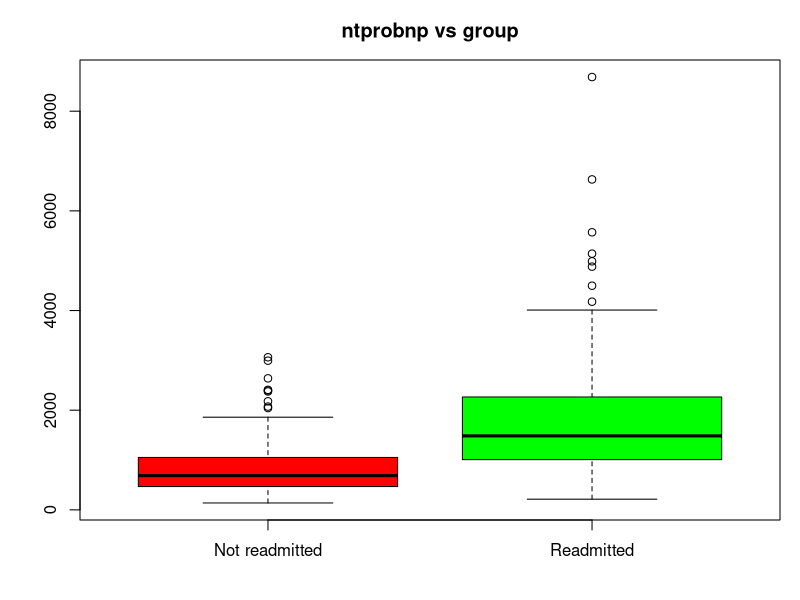
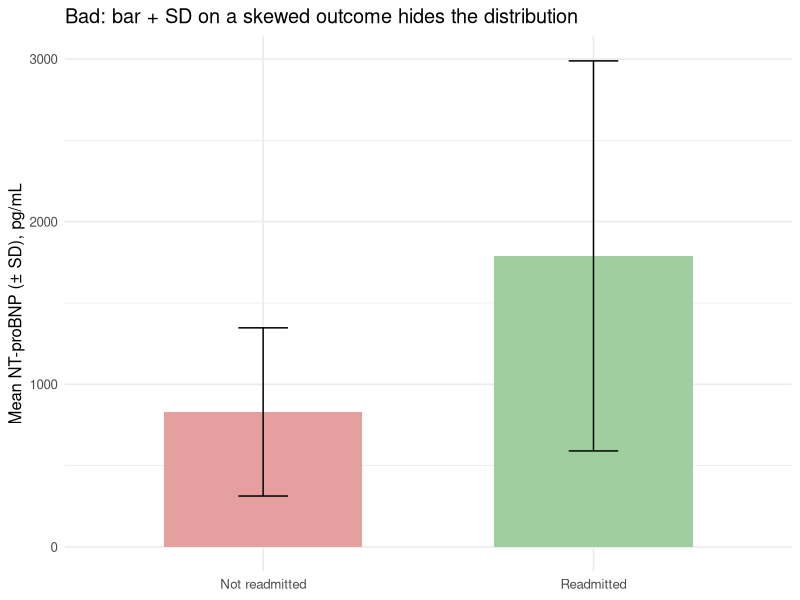
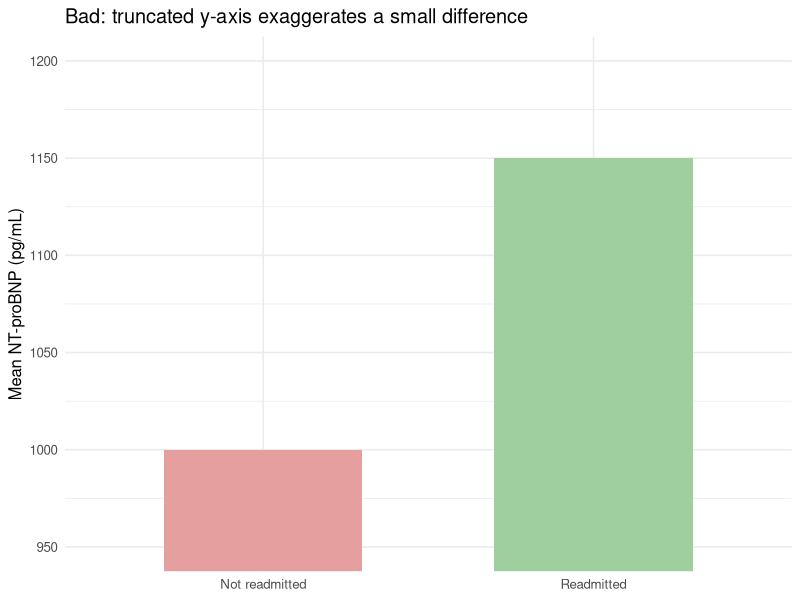
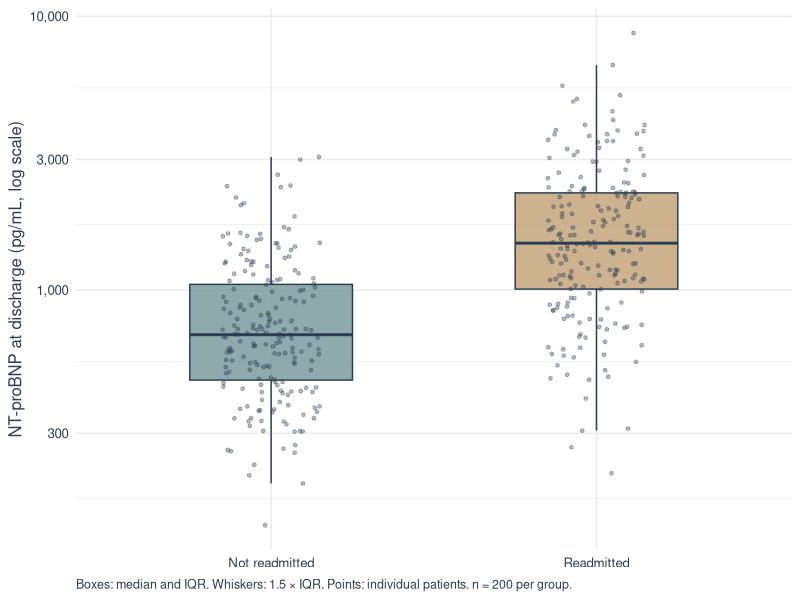
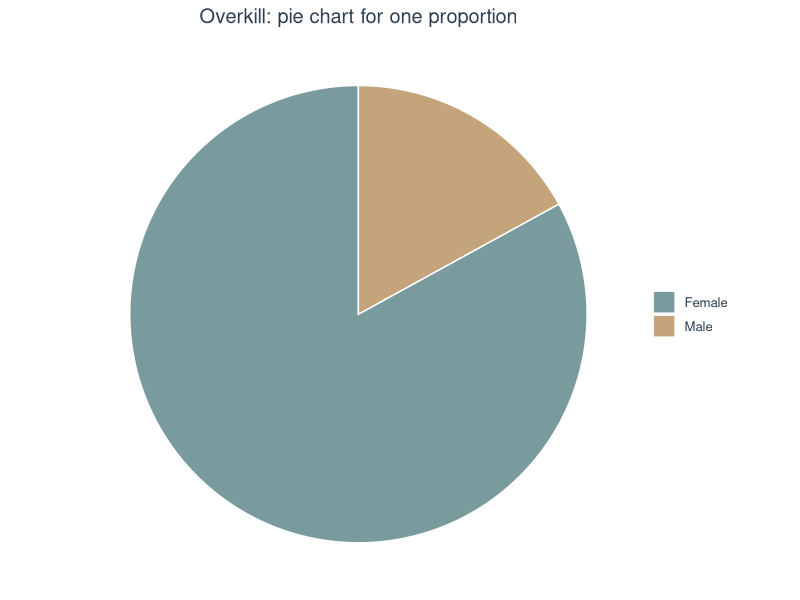
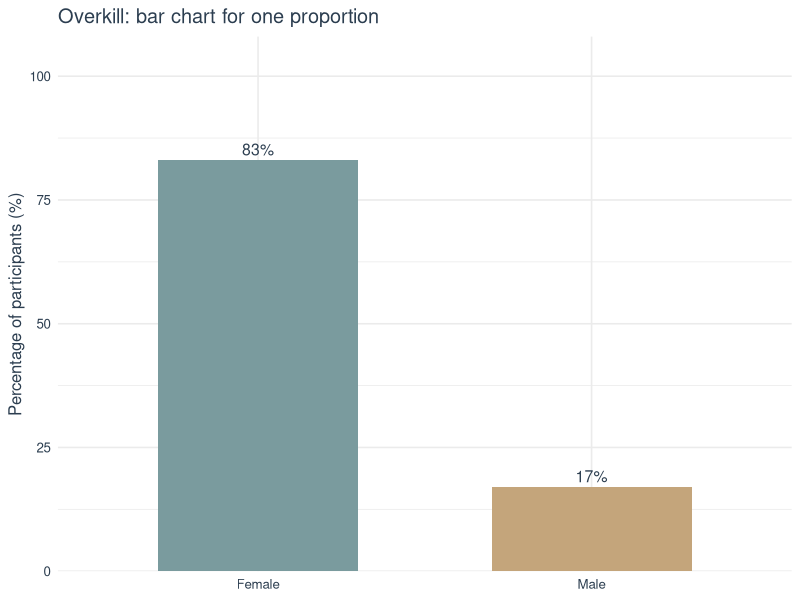

Write the R code that produced these figures, in order.
# Sample figures for the scientific writing note.
# Illustrates common data-visualisation errors and a publication-ready
# counterpart, using a fictional acute heart failure cohort (NT-proBNP
# at discharge compared between readmitted and non-readmitted patients).
#
# Run from the repo root:
#   Rscript notes/sw/figures.R

suppressPackageStartupMessages({
  library(ggplot2)
  library(dplyr)
})

set.seed(42)
n <- 200

# NT-proBNP is highly right-skewed in heart failure cohorts.
# Simulate on a log-normal scale to keep this realistic.
d <- data.frame(
  group    = rep(c("Readmitted", "Not readmitted"), each = n),
  ntprobnp = c(rlnorm(n, meanlog = log(1500), sdlog = 0.65),
               rlnorm(n, meanlog = log(700),  sdlog = 0.60))
)
# Cap at a plausible upper bound
d$ntprobnp <- pmin(d$ntprobnp, 10000)

summary_df <- d |>
  group_by(group) |>
  summarise(mean = mean(ntprobnp), sd = sd(ntprobnp), .groups = "drop")

out <- "notes/sw/figures"
dir.create(out, recursive = TRUE, showWarnings = FALSE)

# 1. UGLY — defaults, harsh colours, no proper labels. Technically correct.
png(file.path(out, "01-ugly.png"), width = 1000, height = 750, res = 150)
par(mar = c(4, 4, 3, 1))
boxplot(ntprobnp ~ group, data = d,
        col  = c("red", "green"),
        main = "ntprobnp vs group",
        xlab = "", ylab = "")
dev.off()

# 2. BAD — bar + SD on a skewed continuous outcome. Hides that the
#    distribution is log-normal, not symmetric; bars imply a symmetric
#    sampling distribution that does not exist here.
p_bar <- ggplot(summary_df, aes(x = group, y = mean, fill = group)) +
  geom_col(width = 0.6) +
  geom_errorbar(aes(ymin = pmax(mean - sd, 0), ymax = mean + sd),
                width = 0.15) +
  scale_fill_manual(values = c("#E69F9F", "#9FCF9F")) +
  labs(x = NULL, y = "Mean NT-proBNP (\u00B1 SD), pg/mL",
       title = "Bad: bar + SD on a skewed outcome hides the distribution") +
  theme_minimal(base_size = 12) +
  theme(legend.position = "none")
ggsave(file.path(out, "02-bad-bar.png"), p_bar,
       width = 6, height = 4, dpi = 150)

# 3. BAD — truncated y-axis exaggerates a SMALL real difference.
#    Separate scenario: a ~15% between-group difference (1000 vs 1150 pg/mL,
#    clinically modest) is made to look like a 4x effect by starting the
#    axis near the smaller bar instead of at zero.
trunc_df <- data.frame(
  group = factor(c("Not readmitted", "Readmitted"),
                 levels = c("Not readmitted", "Readmitted")),
  mean  = c(1000, 1150)
)

p_trunc <- ggplot(trunc_df, aes(x = group, y = mean, fill = group)) +
  geom_col(width = 0.6) +
  coord_cartesian(ylim = c(950, 1200)) +
  scale_fill_manual(values = c("#E69F9F", "#9FCF9F")) +
  labs(x = NULL, y = "Mean NT-proBNP (pg/mL)",
       title = "Bad: truncated y-axis exaggerates a small difference") +
  theme_minimal(base_size = 12) +
  theme(legend.position = "none")
ggsave(file.path(out, "03-bad-truncated.png"), p_trunc,
       width = 6, height = 4, dpi = 150)

# 4. GOOD — boxplot + jittered raw data, site palette (softsage + warmtaupe),
#    log-scaled y-axis (appropriate for a right-skewed biomarker), and a
#    clear caption. Complementary hues that also differ in lightness, so
#    the contrast survives greyscale printing and deuteranopia.
site_palette <- c("Not readmitted" = "#7A9B9E",   # softsage
                  "Readmitted"     = "#C4A57B")   # warmtaupe

p_good <- ggplot(d, aes(x = group, y = ntprobnp, fill = group)) +
  geom_boxplot(outlier.shape = NA, width = 0.5, alpha = 0.85,
               colour = "#2C3E50") +            # deepnavy outline
  geom_jitter(width = 0.15, alpha = 0.35, size = 1, colour = "#2C3E50") +
  scale_fill_manual(values = site_palette) +
  scale_y_log10(breaks = c(100, 300, 1000, 3000, 10000),
                labels = c("100", "300", "1,000", "3,000", "10,000")) +
  labs(
    x = NULL,
    y = "NT-proBNP at discharge (pg/mL, log scale)",
    caption = paste(
      "Boxes: median and IQR. Whiskers: 1.5 \u00D7 IQR. Points: individual patients.",
      "n = 200 per group."
    )
  ) +
  theme_minimal(base_size = 12) +
  theme(legend.position  = "none",
        plot.caption     = element_text(hjust = 0, size = 9,
                                        colour = "#2C3E50"),
        axis.title       = element_text(colour = "#2C3E50"),
        axis.text        = element_text(colour = "#2C3E50"))
ggsave(file.path(out, "04-good.png"), p_good,
       width = 6, height = 4, dpi = 150)

# 5 + 6. "Overkill": visualising a single proportion ("83% female")
#   as a pie chart or a two-bar chart. Both waste space compared with
#   writing "Participants were mostly female, 3,300 (83%)" in prose.
sex_df <- data.frame(
  sex = factor(c("Female", "Male"), levels = c("Female", "Male")),
  n   = c(3300, 676)
)
sex_df$pct <- sex_df$n / sum(sex_df$n) * 100

p_pie <- ggplot(sex_df, aes(x = "", y = n, fill = sex)) +
  geom_col(width = 1, colour = "white") +
  coord_polar(theta = "y") +
  scale_fill_manual(values = c("Female" = "#7A9B9E", "Male" = "#C4A57B")) +
  labs(title = "Overkill: pie chart for one proportion", fill = NULL) +
  theme_void(base_size = 12) +
  theme(plot.title      = element_text(hjust = 0.5, colour = "#2C3E50"),
        legend.position = "right",
        legend.text     = element_text(colour = "#2C3E50"))
ggsave(file.path(out, "05-pie-overkill.png"), p_pie,
       width = 5, height = 4, dpi = 150)

p_bar_prop <- ggplot(sex_df, aes(x = sex, y = pct, fill = sex)) +
  geom_col(width = 0.6) +
  geom_text(aes(label = sprintf("%.0f%%", pct)), vjust = -0.4,
            colour = "#2C3E50", size = 4) +
  scale_fill_manual(values = c("Female" = "#7A9B9E", "Male" = "#C4A57B")) +
  scale_y_continuous(limits = c(0, 100), expand = expansion(mult = c(0, 0.08))) +
  labs(title = "Overkill: bar chart for one proportion",
       x = NULL, y = "Percentage of participants (%)") +
  theme_minimal(base_size = 12) +
  theme(legend.position = "none",
        plot.title   = element_text(colour = "#2C3E50"),
        axis.title   = element_text(colour = "#2C3E50"),
        axis.text    = element_text(colour = "#2C3E50"))
ggsave(file.path(out, "06-bar-overkill.png"), p_bar_prop,
       width = 5, height = 4, dpi = 150)

message("Wrote figures to ", out, "/")
